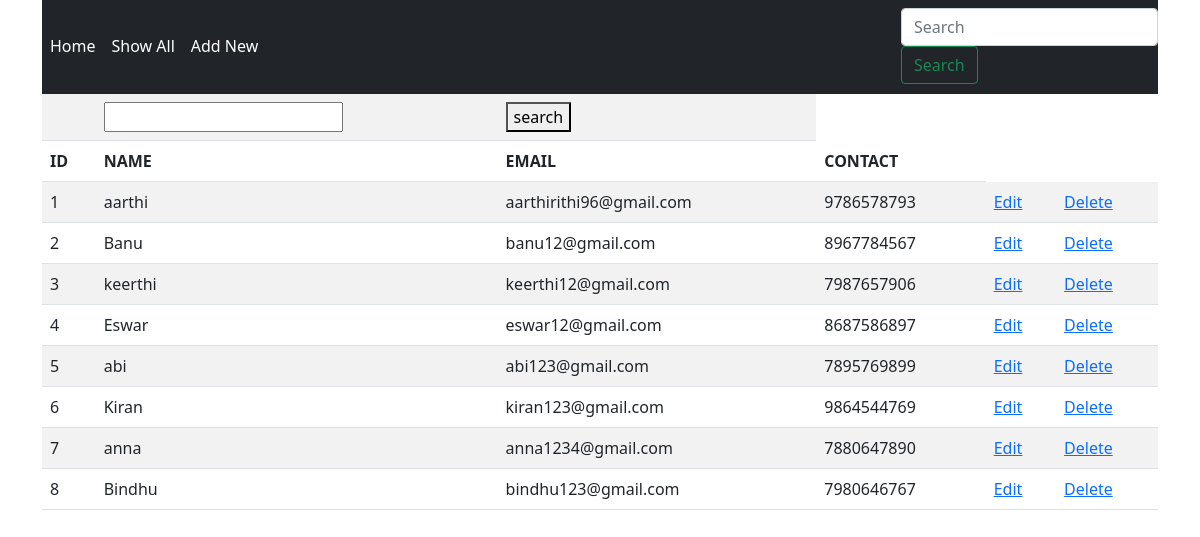
The page /show on the database its author committed.
### app/models.py (models this page shows)
class Employee(models.Model):
    eid=models.CharField(max_length=10)
    name=models.CharField(max_length=100)
    email=models.EmailField()
    contact=models.CharField(max_length=100)

### app/views.py (the view)
# urls.py: path('show',views.show),
def show(request):
    employee = Employee.objects.all
    return render(request,"show.html",{'employee':employee})

### app/templates/show.html (shortened to what this page needs)
{% extends 'base.html' %}
{% block content %}
<table class="table table-striped">
    <form method="POST" action="/search">
        <td>
            <td><input name="name"></td>
            <td><button type="submit">search</button></td>
        </td>
    </form>
    <tr>
        <th>ID</th>
        <th>NAME</th>
        <th>EMAIL</th>
        <th>CONTACT</th>
    </tr>
    {% for i in employee %}
    <tr>
        <td>{{ i.eid }}</td>
        <td>{{ i.name }}</td>
        <td>{{ i.email }}</td>
        <td>{{ i.contact }}</td>
        <td>
            <a href ="edit/{{ i.id }}">Edit</a>
        </td>
        <td>
            <a href ="delete/{{ i.id }}">Delete</a>
        </td>
    </tr>
    {% endfor %}
</table>
{% endblock %}

### app/templates/base.html (shortened to what this page needs)
<!doctype html>
<html lang="en">
  <head>
    <link href="https://cdn.jsdelivr.net/npm/bootstrap@5.1.1/dist/css/bootstrap.min.css" rel="stylesheet">
  </head>
  <body>
    <div class="container">
        <nav class="navbar navbar-expand-lg navbar-dark bg-dark">
            <div class="collapse navbar-collapse" id="navbarNavAltMarkup">
              <div class="navbar-nav">
                <a class="nav-item nav-link active" href="/">Home</a>
                <a class="nav-item nav-link active" href="/show">Show All</a>
                <a class="nav-item nav-link active" href="/load_form">Add New</a>
              </div>
            </div>
            <form method="POST" action="/search" class="form-inline my-2 my-lg-0 ">
            <input name="name" class="form-control sr-sm-2" type="search" placeholder="Search" aria-label="Search">
            <button class="btn btn-outline-success my-2 my-sm-0" type="submit">Search</button>
                </form>
            </nav>
    {% block content %}
    {% endblock %}
    </div>
    </body>
    </html>

### rows shown on the page
Employee: eid "1", name "aarthi", email "aarthirithi96@gmail.com", contact "9786578793"
Employee: eid "2", name "Banu", email "banu12@gmail.com", contact "8967784567"
Employee: eid "3", name "keerthi", email "keerthi12@gmail.com", contact "7987657906"
Employee: eid "4", name "Eswar", email "eswar12@gmail.com", contact "8687586897"
Employee: eid "5", name "abi", email "abi123@gmail.com", contact "7895769899"
Employee: eid "6", name "Kiran", email "kiran123@gmail.com", contact "9864544769"
Employee: eid "7", name "anna", email "anna1234@gmail.com", contact "7880647890"
Employee: eid "8", name "Bindhu", email "bindhu123@gmail.com", contact "7980646767"
